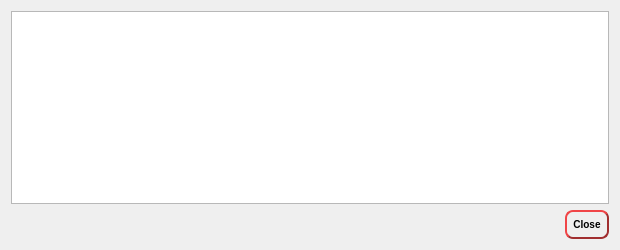
<?xml version="1.0" encoding="UTF-8"?>
<ui version="4.0">
 <class>TransactionDescDialog</class>
 <widget class="QDialog" name="TransactionDescDialog">
  <property name="geometry">
   <rect>
    <x>0</x>
    <y>0</y>
    <width>620</width>
    <height>250</height>
   </rect>
  </property>
  <property name="windowTitle">
   <string>Transaction details</string>
  </property>
  <layout class="QVBoxLayout" name="verticalLayout">
   <item>
    <widget class="QTextEdit" name="detailText">
     <property name="toolTip">
      <string>This pane shows a detailed description of the transaction</string>
     </property>
     <property name="readOnly">
      <bool>true</bool>
     </property>
    </widget>
   </item>
   <item>
    <widget class="QDialogButtonBox" name="buttonBox">
     <property name="styleSheet">
      <string notr="true">QPushButton {
     
	color : rgb(0,0,0);
     border-style: outset;
     border-width: 2px;
     border-radius: 8px;
     border-color: rgb(160, 46, 47);
     font: bold 10px;
     min-width: 6em;
     padding: 6px;
 }
QPushButton:pressed {
     background-color: rgb(160, 46, 47);
     border-style: inset;
 }</string>
     </property>
     <property name="orientation">
      <enum>Qt::Horizontal</enum>
     </property>
     <property name="standardButtons">
      <set>QDialogButtonBox::Close</set>
     </property>
    </widget>
   </item>
  </layout>
 </widget>
 <resources/>
 <connections>
  <connection>
   <sender>buttonBox</sender>
   <signal>accepted()</signal>
   <receiver>TransactionDescDialog</receiver>
   <slot>accept()</slot>
   <hints>
    <hint type="sourcelabel">
     <x>248</x>
     <y>254</y>
    </hint>
    <hint type="destinationlabel">
     <x>157</x>
     <y>274</y>
    </hint>
   </hints>
  </connection>
  <connection>
   <sender>buttonBox</sender>
   <signal>rejected()</signal>
   <receiver>TransactionDescDialog</receiver>
   <slot>reject()</slot>
   <hints>
    <hint type="sourcelabel">
     <x>316</x>
     <y>260</y>
    </hint>
    <hint type="destinationlabel">
     <x>286</x>
     <y>274</y>
    </hint>
   </hints>
  </connection>
 </connections>
</ui>
